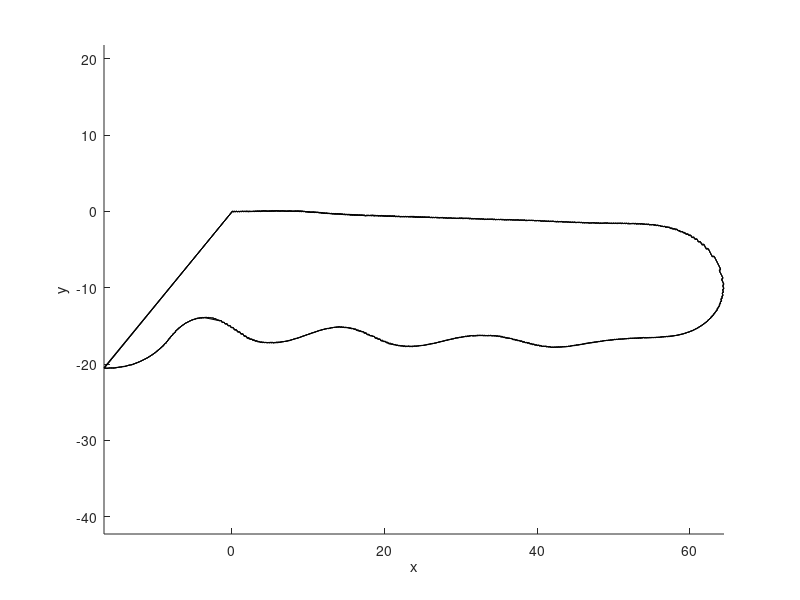
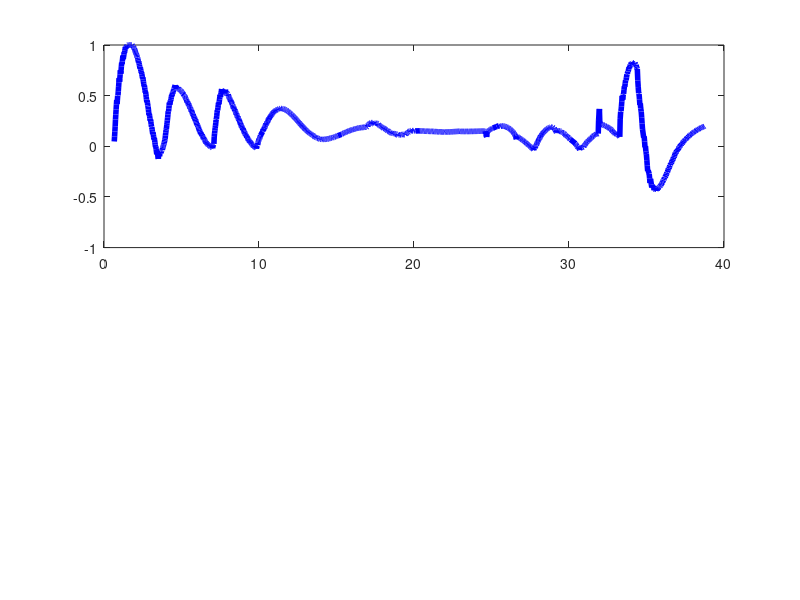

The MATLAB source for these figures, in order: (Note: this script raises an error after producing the figures.)
%% log 0622 (use this)

data_input = load('log_input.txt');
data_state = load('log_state.txt');
data_mpc = load('log_mpc.txt');


figure(1)

hold on
plot(data_state(:,2),data_state(:,3),'k-')
% comet(data_state(:,2),data_state(:,3))

theta = data_state(:,4);
xaxis = [cos(theta) sin(theta)];
dd = 50;
% quiver(data_state(1:dd:end,2),data_state(1:dd:end,3),xaxis(1:dd:end,1),xaxis(1:dd:end,2))
xlabel('x')
ylabel('y')
axis equal
figure(2)
subplot(2,1,1)
gg = plot(data_input(:,1),data_input(:,2),'b-','LineWidth',4);
gg.Color(4) = 0.2;
hold on
title('accel history')
subplot(2,1,2)
gg = plot(data_input(:,1),data_input(:,3),'c-','LineWidth',4);
gg.Color(4) = 0.2;
hold on
title('steering history')
axis equal
%% mpc RHP 
figure(3)
Ndata = size(data_mpc,1)/5;

for n = 1:Ndata
    ts = data_mpc((n-1)*5+1,2:end);
    xs = data_mpc((n-1)*5+2,2:end);
    ys = data_mpc((n-1)*5+3,2:end);
    as = data_mpc((n-1)*5+4,2:end);
    dels = data_mpc((n-1)*5+5,2:end);
    amax = ones(1,length(ts))*1;
    amin = -ones(1,length(ts))*3;
    delmax = ones(1,length(ts))*30;
    delmin = -ones(1,length(ts))*30;

    subplot(4,2,1)
    plot(ts,xs)
    title('x[m]')

    subplot(4,2,3)
    plot(ts,ys)
    title('y[m]')

    subplot(4,2,5)
    plot(ts,as,ts,amax,'r--',ts,amin,'r--')
    title('a[m/s^2]')
    
    subplot(4,2,7)
    plot(ts,dels*180/pi,ts,delmax,'r--',ts,delmin,'r--')
    title('angle[degree]')
    
    subplot(4,2,[2 4 6 8])
    plot(xs,ys,'r-',data_state(:,2),data_state(:,3),'k-')
    axis equal
    title(strcat('id = ',num2str(n)))
    pause(1e-2)    
end


%% future offset mpc vs current 
figure(4)
Ndata = size(data_mpc,1)/5;
futureStride = 10;
tMPC = [];
xMPC = [];
yMPC = [];
for n = 1:Ndata
    t = data_mpc((n-1)*5+1,2+futureStride);
    x = data_mpc((n-1)*5+2,2+futureStride);
    y = data_mpc((n-1)*5+3,2+futureStride);    
    tMPC = [tMPC t];
    xMPC = [xMPC x];
    yMPC = [yMPC y];
end
subplot(2,1,1)
hold on
plot(tMPC,xMPC,'r-')
plot(data_state(:,1),data_state(:,2),'k-')
subplot(2,1,2)
hold on 
plot(tMPC,yMPC,'r-')
plot(data_state(:,1),data_state(:,3),'k-')



%% log corridor information 
horizon_global = 5;
accel_lim = [-3.0 1.0];
angluar_lim = [-0.52 0.52];

data_corridor = load('log_corridor.txt');
data_mpc = load('log_mpc.txt');
data_input = load('log_input.txt');
data_state = load('log_state.txt');

cur_line = 1;
fig_corridor = 1;
fig_state = 2;

figure(fig_state)
hold on
plot(data_state(:,2),data_state(:,3),'k-')
theta = data_state(:,4);
xaxis = [cos(theta) sin(theta)];
dd = 50;
quiver(data_state(1:dd:end,2),data_state(1:dd:end,3),xaxis(1:dd:end,1),xaxis(1:dd:end,2))
xlabel('x')
ylabel('y')

figure(fig_corridor)
subplot(4,1,3)
gg = plot(data_input(:,1),data_input(:,2),'b-','LineWidth',4);
gg.Color(4) = 0.2;
hold on
subplot(4,1,4)
gg = plot(data_input(:,1),data_input(:,3),'c-','LineWidth',4);
gg.Color(4) = 0.2;
hold on

while cur_line <= size(data_corridor,1)
    figure(fig_corridor)
    subplot(4,1,3)
    gg = plot(data_input(:,1),data_input(:,2),'b-','LineWidth',4);
    gg.Color(4) = 0.2;
    hold on
    subplot(4,1,4)
    gg = plot(data_input(:,1),data_input(:,3),'c-','LineWidth',4);
    gg.Color(4) = 0.2;
    hold on

    % Corridor 
    corr_start = cur_line; 
    cur_idx = find(data_corridor(:,1) == data_corridor(corr_start,1));
    corr_end = cur_idx(end);
    
    cur_time = data_corridor(corr_start,1);
    t1 = cur_time;
    tmax = cur_time+horizon_global;
    
    figure(fig_corridor)
    
    for idx = corr_start : corr_end
       t2 = min(t1 + data_corridor(idx,3),tmax);
       subplot(4,1,1)
       hold on
       plot([t1 min(t2,tmax)],[data_corridor(idx,4) data_corridor(idx,4)],'k-');
       plot([t1 min(t2,tmax)],[data_corridor(idx,5) data_corridor(idx,5)],'k-');
    
       subplot(4,1,2)
       hold on
       plot([t1 min(t2,tmax)],[data_corridor(idx,6) data_corridor(idx,6)],'k-');
       plot([t1 min(t2,tmax)],[data_corridor(idx,7) data_corridor(idx,7)],'k-');
       
       t1 = t2; 
    end
        
    % Corridor 
    figure(fig_corridor)
    cur_idx = find(abs(data_mpc(:,1) - cur_time)<0.001);
    mpc_start = cur_idx(1);
    
    subplot(4,1,1)
    title('x')

    plot(data_mpc(mpc_start,2:end),data_mpc(mpc_start+1,2:end),'r')
    hold off
    subplot(4,1,2)
    title('y')

    plot(data_mpc(mpc_start,2:end),data_mpc(mpc_start+2,2:end),'g')
    hold off
    
    cur_line = corr_end + 10;
    
    subplot(4,1,3)
    hold on
    yline(accel_lim(1),'r--')
    yline(accel_lim(2),'r--')
    title('accel decel')
    plot(data_mpc(mpc_start,2:end),data_mpc(mpc_start+3,2:end),'b','LineWidth',5)
    plot(data_mpc(mpc_start,2),data_mpc(mpc_start+3,2),'ko')

    
    
    
    
    subplot(4,1,4)
    hold on
    yline((angluar_lim(1)),'r--')
    yline(angluar_lim(2),'r--')
    title('angular')   
    plot(data_mpc(mpc_start,2:end),data_mpc(mpc_start+4,2:end),'c','LineWidth',5)
    plot(data_mpc(mpc_start,2),data_mpc(mpc_start+4,2),'ko')
    
    figure(fig_state)
    hold on
    plot(data_state(:,2),data_state(:,3),'k-')
    theta = data_state(:,4);
    xaxis = [cos(theta) sin(theta)];
    dd = 20;
    quiver(data_state(1:dd:end,2),data_state(1:dd:end,3),xaxis(1:dd:end,1),xaxis(1:dd:end,2),'r')
    xlabel('x')
    ylabel('y')
    
    [~,cur_idx] = min(abs(data_state(:,1) - cur_time));
    xCur = data_state(cur_idx,2);
    yCur = data_state(cur_idx,3);
    plot(xCur,yCur,'ko','MarkerSize',10);
    
    
    pause(1e-1)

    if cur_line  < size(data_corridor,1)
        figure(fig_corridor)

        clf
    end
end



%% 

bag = rosbag('../worlds/keti_dataset1.bag');
bSel = select(bag,'Topic','/current_speed');
msgStructs = readMessages(bSel,'DataFormat','struct');
speed = [];
for i = 1:length(msgStructs)
   speed = [speed msgStructs{i}];
end



%% Prediction 

data_observation= load('predictor_saved/observation_35.txt');
figure(1)
subplot(4,2,1)
plot(data_observation(:,1),'r-');
title('x')
subplot(4,2,3)
plot(data_observation(:,2),'g-');
title('y')
subplot(4,2,5)
plot(data_observation(:,7),'k-');
title('dimX')
subplot(4,2,7)
plot(data_observation(:,8),'k-');
title('dimY')

subplot(4,2,2)
plot(data_observation(:,3),'r-');
title('qx')
subplot(4,2,4)
plot(data_observation(:,4),'g-');
title('qy')
subplot(4,2,6)
plot(data_observation(:,5),'b-');
title('qz')
subplot(4,2,8)
plot(data_observation(:,6),'k-');
title('qw')
sgtitle('id = 35')



%% logger for pitch angle 


bag = rosbag('imu_pitch_log_nice_but_nominal_too_fast.bag');
bSel = select(bag,'Topic','/atypical_planning_test/imu_pitcing');
msgStructs = readMessages(bSel,'DataFormat','struct');

pitchSet = [];
for n = 1:length(msgStructs)
    pitchSet = [pitchSet msgStructs{n}.Data] ;
end

plot(pitchSet*180/pi)

%% pose callback 
bag = rosbag('/home/jbs/2020-11-16-00-52-12.bag');
bSel = select(bag,'Topic','/atypical_planning_test/cur_pose');

bSel2 = select(bag,'Topic','/current_pose');


msgStructs = readMessages(bSel,'DataFormat','struct');
msgStructs2 = readMessages(bSel2,'DataFormat','struct');

% Ours
xs = [];
ys = [];
zs = [];
ts = [];
% KETI 
xs_keti = [];
ys_keti = [];
zs_keti = [];
ts_keti = [];

for n = 1:length(msgStructs)
    position = msgStructs{n}.Pose.Position;
    xs = [xs position.X];
    ys = [ys position.Y];
    zs = [zs position.Z];   
    ts= [ts double(msgStructs{n}.Header.Stamp.Sec) + double(msgStructs{n}.Header.Stamp.Nsec)*1e-9 ];
end


for n = 1:length(msgStructs2)
    position = msgStructs2{n}.Pose.Position;
    xs_keti = [xs_keti position.X];
    ys_keti = [ys_keti position.Y];
    zs_keti = [zs_keti position.Z];   
end


figure(2)
subplot(2,1,1)
hold on
% plot(ts,xs)
% plot(ts,ys)
% plot(ts,zs)
ts  = ts - ts(1);
markerSize = 2;
    plot(ts,xs,'o','MarkerSize',markerSize);
    plot(ts,ys,'o','MarkerSize',markerSize);
    plot(ts,zs,'o','MarkerSize',markerSize);
set(gca,'XLim',[0 20])

% subplot(2,1,2)
% hold on
%     plot(xs_keti(1:4:end)-xs_keti(1),'o','MarkerSize',markerSize);
%     plot(ys_keti(1:4:end)-ys_keti(1),'o','MarkerSize',markerSize);
%     plot(zs_keti(1:4:end)-zs_keti(1),'o','MarkerSize',markerSize);
% set(gca,'XLim',[0 500])
% set(gca,'XLim',[0 500])

%% tf callback 
bag = rosbag('/home/jbs/2020-11-15-17-11-00.bag');
bSel = select(bag,'Topic','/tf');
msgStructs = readMessages(bSel,'DataFormat','struct');

ts = [];
xs = [];
ys = [];
zs = [];

for n = 1:length(msgStructs)
   tf = msgStructs{n}.Transforms;
   header = msgStructs{n}.Transforms.Header;
   if strcmp(tf.ChildFrameId,'/base_link')
      xs = [xs tf.Transform.Translation.X];
      ys = [ys tf.Transform.Translation.Y];
      zs = [zs tf.Transform.Translation.Z];
      
      t = double(header.Stamp.Sec) + double(header.Stamp.Nsec)*1e-9 ;
      ts = [ts t];
   
   end
    
end

figure(6)
hold on
ts  = ts - ts(1);
markerSize = 2;
plot(ts,xs,'o','MarkerSize',markerSize);
% plot(ts,ys,'o','MarkerSize',markerSize);
% plot(ts,zs,'o','MarkerSize',markerSize);
